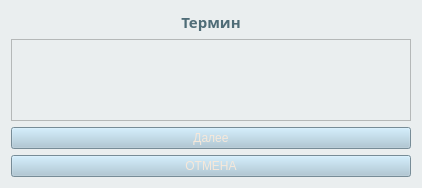
<?xml version="1.0" encoding="UTF-8"?>
<ui version="4.0">
 <class>Form</class>
 <widget class="QWidget" name="Form">
  <property name="geometry">
   <rect>
    <x>0</x>
    <y>0</y>
    <width>422</width>
    <height>188</height>
   </rect>
  </property>
  <property name="windowTitle">
   <string>Добавление терминов</string>
  </property>
  <property name="styleSheet">
   <string notr="true">background-color:#EAEEEF;
</string>
  </property>
  <layout class="QGridLayout" name="gridLayout_2">
   <item row="0" column="0">
    <layout class="QGridLayout" name="gridLayout">
     <item row="0" column="0">
      <widget class="QLabel" name="label">
       <property name="font">
        <font>
         <family>Arial Black</family>
         <pointsize>11</pointsize>
         <weight>75</weight>
         <bold>true</bold>
        </font>
       </property>
       <property name="styleSheet">
        <string notr="true">color:#4F6C77;</string>
       </property>
       <property name="text">
        <string>&lt;html&gt;&lt;head/&gt;&lt;body&gt;&lt;p align=&quot;center&quot;&gt;Термин&lt;/p&gt;&lt;/body&gt;&lt;/html&gt;</string>
       </property>
      </widget>
     </item>
     <item row="1" column="0">
      <widget class="QPlainTextEdit" name="plainTextEdit">
       <property name="font">
        <font>
         <family>Arial</family>
        </font>
       </property>
      </widget>
     </item>
     <item row="2" column="0">
      <widget class="QPushButton" name="pushButton">
       <property name="font">
        <font>
         <family>Arial</family>
        </font>
       </property>
       <property name="styleSheet">
        <string notr="true">background-color: #A7C4D4;
color: #F6E8DA;</string>
       </property>
       <property name="text">
        <string>Далее</string>
       </property>
      </widget>
     </item>
     <item row="3" column="0">
      <widget class="QPushButton" name="pushButton_2">
       <property name="font">
        <font>
         <family>Arial</family>
        </font>
       </property>
       <property name="styleSheet">
        <string notr="true">background-color: #A7C4D4;
color: #F6E8DA;</string>
       </property>
       <property name="text">
        <string>ОТМЕНА</string>
       </property>
      </widget>
     </item>
    </layout>
   </item>
  </layout>
 </widget>
 <resources/>
 <connections/>
</ui>
